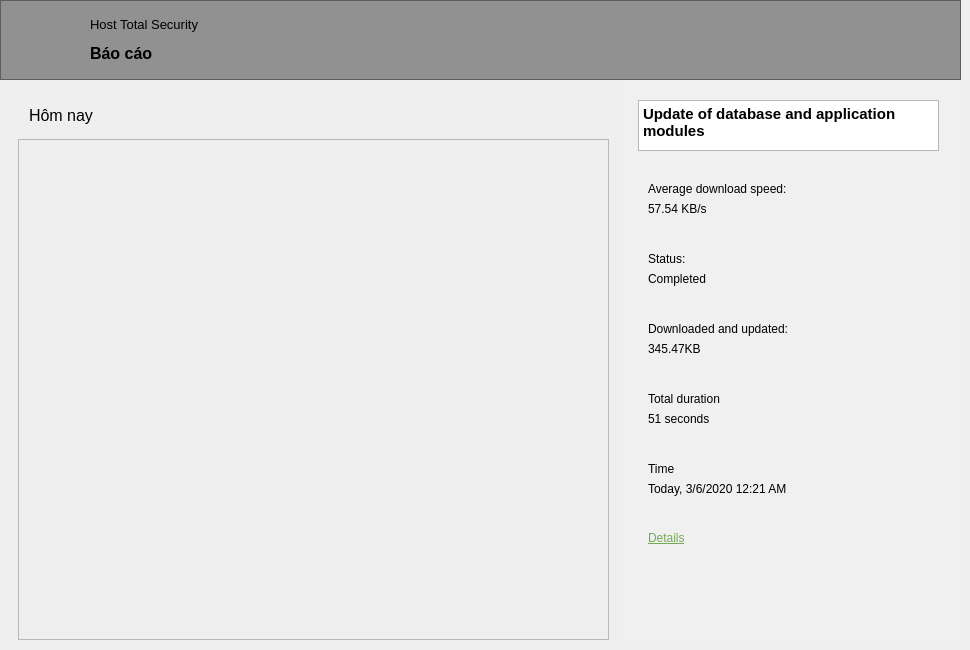
    <widget class="QWidget" name="page_35">
     <widget class="QFrame" name="frame_38">
      <property name="geometry">
       <rect>
        <x>0</x>
        <y>0</y>
        <width>961</width>
        <height>80</height>
       </rect>
      </property>
      <property name="styleSheet">
       <string notr="true">#frame_38{
background: rgba(51,51,51,0.5);
}</string>
      </property>
      <property name="frameShape">
       <enum>QFrame::StyledPanel</enum>
      </property>
      <property name="frameShadow">
       <enum>QFrame::Raised</enum>
      </property>
      <widget class="QLabel" name="back_to_report">
       <property name="geometry">
        <rect>
         <x>10</x>
         <y>10</y>
         <width>60</width>
         <height>60</height>
        </rect>
       </property>
       <property name="cursor">
        <cursorShape>PointingHandCursor</cursorShape>
       </property>
       <property name="text">
        <string/>
       </property>
       <property name="pixmap">
        <pixmap>icon/arrowhead_left.png</pixmap>
       </property>
      </widget>
      <widget class="QLabel" name="label_384">
       <property name="geometry">
        <rect>
         <x>90</x>
         <y>10</y>
         <width>231</width>
         <height>61</height>
        </rect>
       </property>
       <property name="text">
        <string>&lt;html&gt;&lt;head/&gt;&lt;body&gt;&lt;p&gt;&lt;span style=&quot; font-size:10pt;&quot;&gt;Host Total Security&lt;/span&gt;&lt;/p&gt;&lt;p&gt;&lt;span style=&quot; font-size:12pt; font-weight:600;&quot;&gt;Báo cáo&lt;/span&gt;&lt;/p&gt;&lt;/body&gt;&lt;/html&gt;</string>
       </property>
      </widget>
     </widget>
     <widget class="QWidget" name="widget_8" native="true">
      <property name="geometry">
       <rect>
        <x>-1</x>
        <y>79</y>
        <width>961</width>
        <height>562</height>
       </rect>
      </property>
      <widget class="QLabel" name="label_385">
       <property name="geometry">
        <rect>
         <x>30</x>
         <y>27</y>
         <width>71</width>
         <height>20</height>
        </rect>
       </property>
       <property name="text">
        <string>&lt;html&gt;&lt;head/&gt;&lt;body&gt;&lt;p&gt;&lt;span style=&quot; font-size:12pt;&quot;&gt;Hôm nay&lt;/span&gt;&lt;/p&gt;&lt;/body&gt;&lt;/html&gt;</string>
       </property>
      </widget>
      <widget class="QWidget" name="widget_73" native="true">
       <property name="geometry">
        <rect>
         <x>619</x>
         <y>1</y>
         <width>341</width>
         <height>560</height>
        </rect>
       </property>
       <property name="styleSheet">
        <string notr="true">#widget_73{
background: rgba(255,255,255,0.05);
}</string>
       </property>
       <widget class="QTextBrowser" name="textBrowser_7">
        <property name="geometry">
         <rect>
          <x>20</x>
          <y>20</y>
          <width>301</width>
          <height>51</height>
         </rect>
        </property>
        <property name="html">
         <string>&lt;!DOCTYPE HTML PUBLIC &quot;-//W3C//DTD HTML 4.0//EN&quot; &quot;http://www.w3.org/TR/REC-html40/strict.dtd&quot;&gt;
&lt;html&gt;&lt;head&gt;&lt;meta name=&quot;qrichtext&quot; content=&quot;1&quot; /&gt;&lt;style type=&quot;text/css&quot;&gt;
p, li { white-space: pre-wrap; }
&lt;/style&gt;&lt;/head&gt;&lt;body style=&quot; font-family:'MS Shell Dlg 2'; font-size:8.25pt; font-weight:400; font-style:normal;&quot;&gt;
&lt;p style=&quot; margin-top:0px; margin-bottom:0px; margin-left:0px; margin-right:0px; -qt-block-indent:0; text-indent:0px;&quot;&gt;&lt;span style=&quot; font-size:11pt; font-weight:600;&quot;&gt;Update of database and application modules&lt;/span&gt;&lt;/p&gt;&lt;/body&gt;&lt;/html&gt;</string>
        </property>
       </widget>
       <widget class="QLabel" name="label_386">
        <property name="geometry">
         <rect>
          <x>30</x>
          <y>100</y>
          <width>261</width>
          <height>17</height>
         </rect>
        </property>
        <property name="text">
         <string>Average download speed:</string>
        </property>
       </widget>
       <widget class="QLabel" name="label_387">
        <property name="geometry">
         <rect>
          <x>30</x>
          <y>120</y>
          <width>261</width>
          <height>17</height>
         </rect>
        </property>
        <property name="text">
         <string>57.54 KB/s</string>
        </property>
       </widget>
       <widget class="QLabel" name="label_388">
        <property name="geometry">
         <rect>
          <x>30</x>
          <y>170</y>
          <width>261</width>
          <height>17</height>
         </rect>
        </property>
        <property name="text">
         <string>Status:</string>
        </property>
       </widget>
       <widget class="QLabel" name="label_389">
        <property name="geometry">
         <rect>
          <x>30</x>
          <y>190</y>
          <width>261</width>
          <height>17</height>
         </rect>
        </property>
        <property name="text">
         <string>Completed</string>
        </property>
       </widget>
       <widget class="QLabel" name="label_390">
        <property name="geometry">
         <rect>
          <x>30</x>
          <y>260</y>
          <width>261</width>
          <height>17</height>
         </rect>
        </property>
        <property name="text">
         <string>345.47KB</string>
        </property>
       </widget>
       <widget class="QLabel" name="label_391">
        <property name="geometry">
         <rect>
          <x>30</x>
          <y>240</y>
          <width>261</width>
          <height>17</height>
         </rect>
        </property>
        <property name="text">
         <string>Downloaded and updated:</string>
        </property>
       </widget>
       <widget class="QLabel" name="label_392">
        <property name="geometry">
         <rect>
          <x>30</x>
          <y>330</y>
          <width>261</width>
          <height>17</height>
         </rect>
        </property>
        <property name="text">
         <string>51 seconds</string>
        </property>
       </widget>
       <widget class="QLabel" name="label_393">
        <property name="geometry">
         <rect>
          <x>30</x>
          <y>310</y>
          <width>261</width>
          <height>17</height>
         </rect>
        </property>
        <property name="text">
         <string>Total duration</string>
        </property>
       </widget>
       <widget class="QLabel" name="label_394">
        <property name="geometry">
         <rect>
          <x>30</x>
          <y>400</y>
          <width>261</width>
          <height>17</height>
         </rect>
        </property>
        <property name="text">
         <string>Today, 3/6/2020 12:21 AM</string>
        </property>
       </widget>
       <widget class="QLabel" name="label_395">
        <property name="geometry">
         <rect>
          <x>30</x>
          <y>380</y>
          <width>261</width>
          <height>17</height>
         </rect>
        </property>
        <property name="text">
         <string>Time</string>
        </property>
       </widget>
       <widget class="QLabel" name="label_396">
        <property name="geometry">
         <rect>
          <x>30</x>
          <y>450</y>
          <width>67</width>
          <height>17</height>
         </rect>
        </property>
        <property name="cursor">
         <cursorShape>PointingHandCursor</cursorShape>
        </property>
        <property name="text">
         <string>&lt;html&gt;&lt;head/&gt;&lt;body&gt;&lt;p&gt;&lt;span style=&quot; text-decoration: underline; color:#72ac57;&quot;&gt;Details&lt;/span&gt;&lt;/p&gt;&lt;/body&gt;&lt;/html&gt;</string>
        </property>
       </widget>
      </widget>
      <widget class="QWidget" name="widget_74" native="true">
       <property name="geometry">
        <rect>
         <x>19</x>
         <y>60</y>
         <width>591</width>
         <height>501</height>
        </rect>
       </property>
       <layout class="QGridLayout" name="gridLayout_6">
        <item row="0" column="0">
         <widget class="QScrollArea" name="scrollArea_report">
          <property name="widgetResizable">
           <bool>true</bool>
          </property>
          <widget class="QWidget" name="scrollAreaWidgetContents_29">
           <property name="geometry">
            <rect>
             <x>0</x>
             <y>0</y>
             <width>573</width>
             <height>483</height>
            </rect>
           </property>
           <layout class="QGridLayout" name="gridLayout_25">
            <item row="0" column="0">
             <widget class="QWidget" name="report_list" native="true"/>
            </item>
           </layout>
          </widget>
         </widget>
        </item>
       </layout>
      </widget>
      <zorder>label_385</zorder>
      <zorder>widget_74</zorder>
      <zorder>widget_73</zorder>
     </widget>
    </widget>
